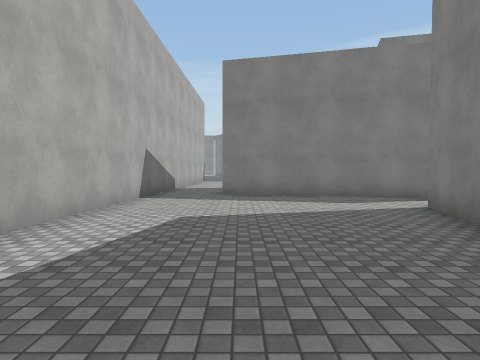
View 1 (above)

22 first-person views from a walk through a 3-D level made in the Unity game engine. The camera is 1.4 m above the floor, tilts 2° down and sees 75° across. The floor is counted in squares, 2 m on a side. Each view is taken from the middle of a square. On the plan, view 1 faces up. The plan holds only what a view shows up to about 10 squares ahead; the rest is blank. The place goes on beyond the plan. The player character is not drawn. Surface patterns are stand-ins for the level's own textures.

View 2
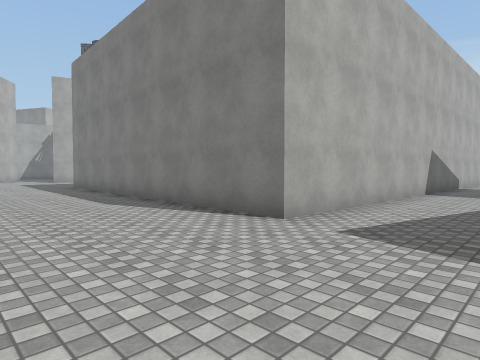

View 3
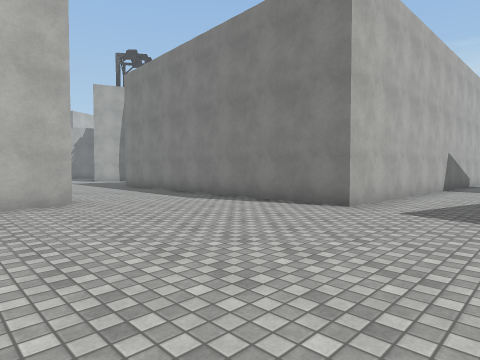

View 4
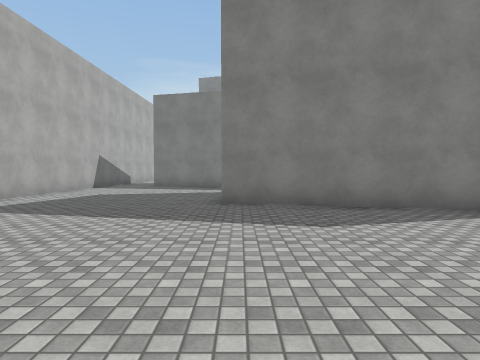

View 5
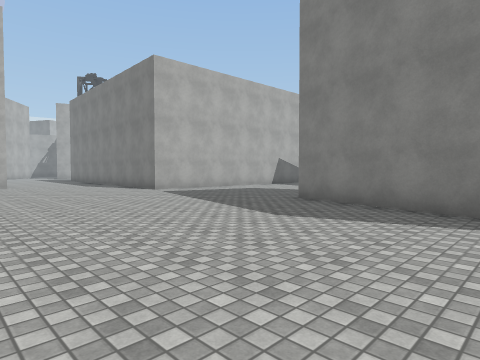

View 6
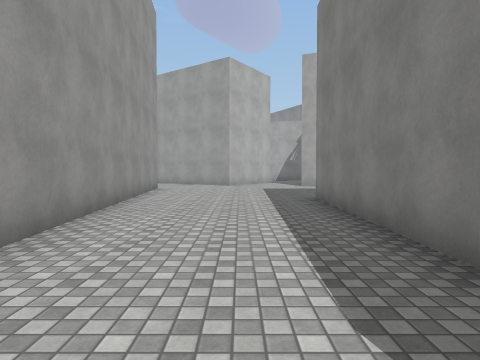

View 7
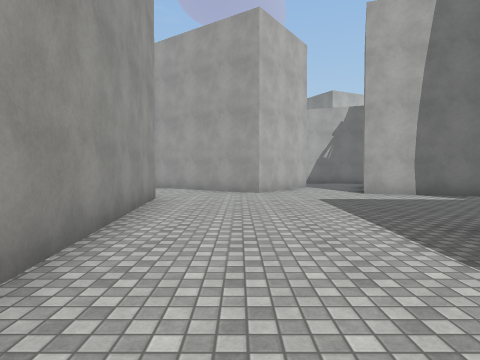

View 8
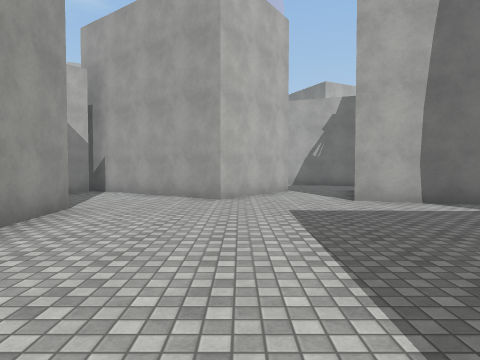

View 9
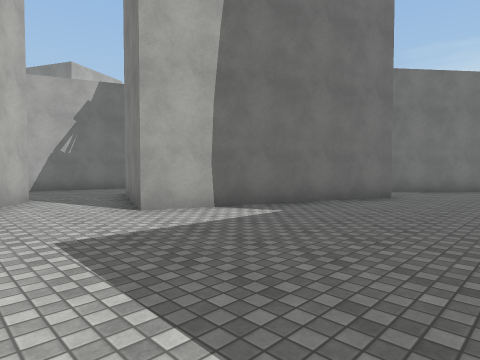

View 10
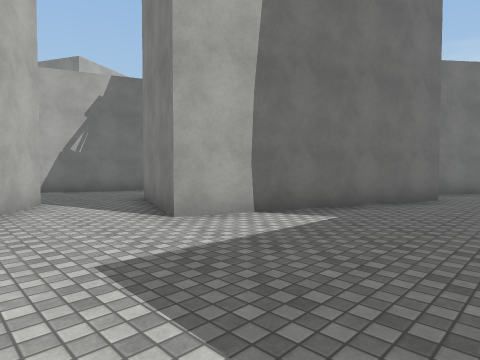

View 11
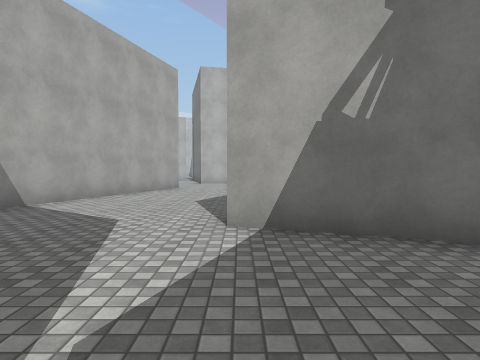

View 12
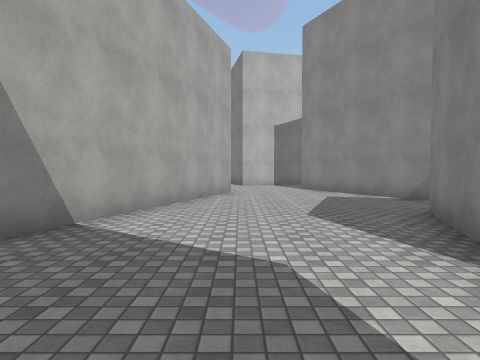

View 13
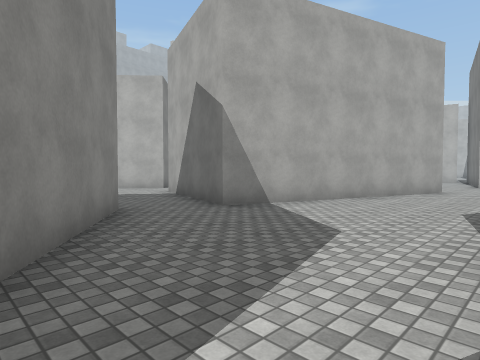

View 14
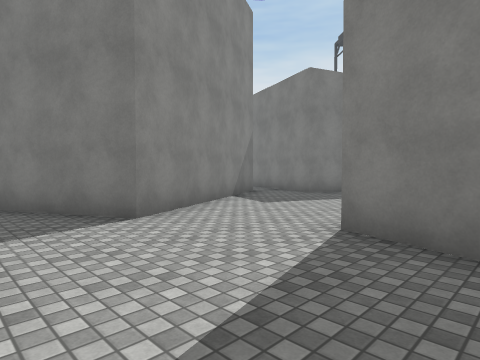

View 15
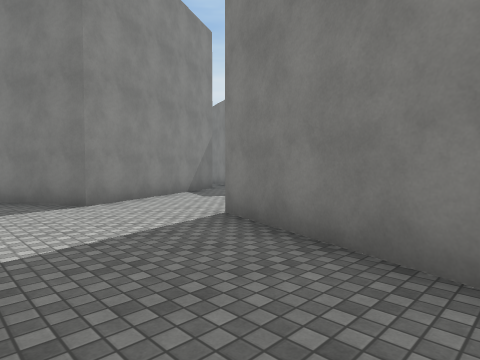

View 16
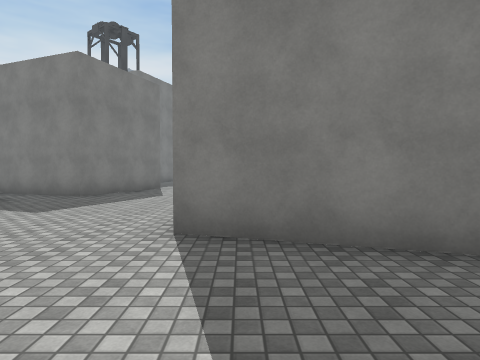

View 17
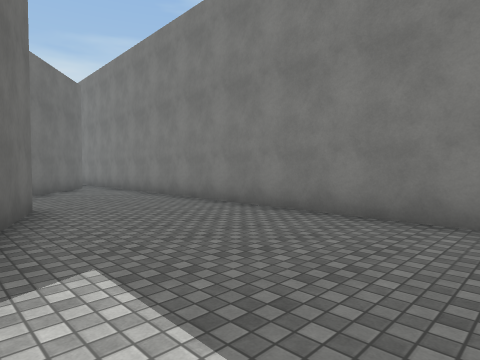

View 18
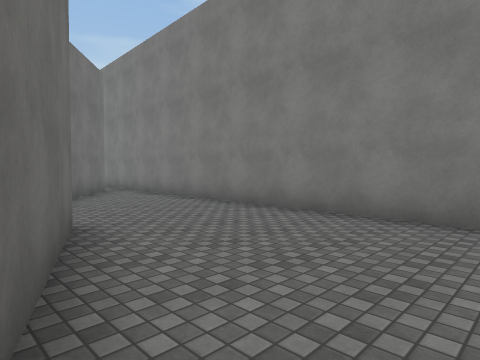

View 19
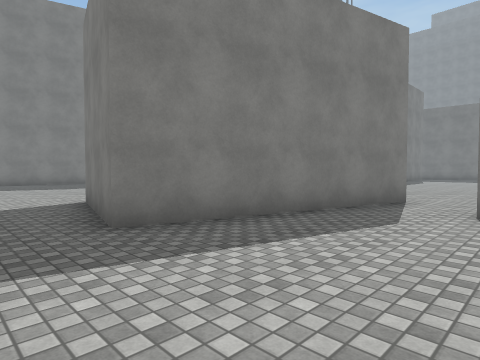

View 20
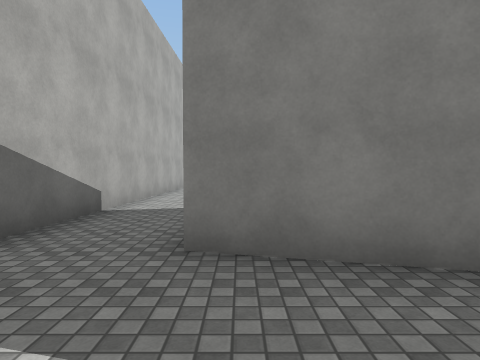

View 21
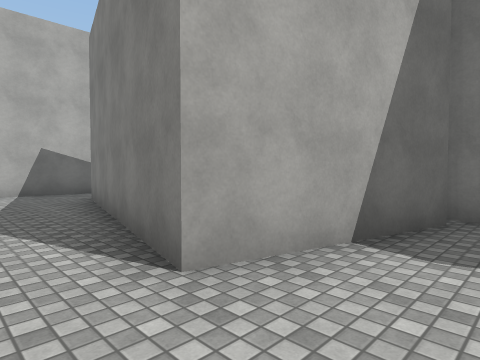

View 22
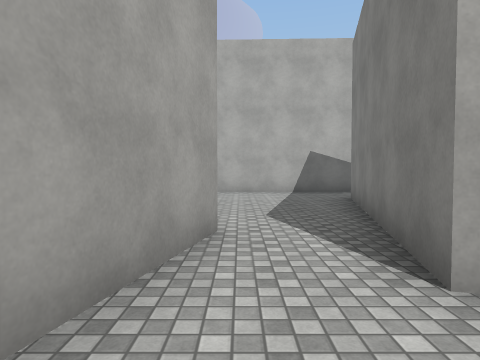

### Floor plan
Points are (right, up) in squares from view 1. A wall is a line through its corners. A room is listed if a view was taken in it or the views show most of it. See-through windows are left out.
Room 1 (views 1, 2, 3, 4, 5, 6, 7, 8, 9, 10, 17, 18, 19, 20, 21, 22)
walls: (-6.6, -1.9) (-6.5, -3.2); (-12.6, 2.5) (-12.2, 13.4); (3, 3.9) (3.5, 5.7) (5.9, 5.1); (-2.3, 12.4) (-2.6, 1.5) (-12.7, 1.9); (-16.5, -3) (-7.7, -2.1); (7.2, 1.3) (2.6, 2.4); (-15.7, 8.1) (-17.9, 2.5) (-19.3, 3); (6.1, 10.6) (5.2, 7.2) (-0.5, 8.7) (0.3, 11.9); (-20, 0.9) (-18.1, -0.4) (-21, -4.6); (-13, 14) (-16.4, 9.8)
ways out: opening at (-19, 2) to room 2; opening at (-1.5, 12); gap at (-13, 14)
Room 2 (views 11, 12, 13, 14, 15, 16)
walls: (-28.7, 4.8) (-33.9, 2.1) (-35.2, 4.7); (-25.9, 2.3) (-28, 3.1) (-26.9, 6); (-33.8, -3.8) (-32.6, -0.3) (-26, -2.4); (-24.3, -3.3) (-22.3, -0.3); (-21, 1.6) (-20, 0.9); (-19.3, 3) (-21.1, 3.7)
ways out: opening at (-19, 2) to room 1; opening at (-28, 5); opening at (-25, -3); opening at (-22.5, 1.8)

Positions as (right, up) in squares from view 1, and headings:
1: (0, 0), facing up
2: (0, -2), facing up-left
3: (0, -4), facing up-left
4: (3, -4), facing up
5: (7, -4), facing up-left
6: (-5, 0), facing left
7: (-9, -1), facing left
8: (-11, 0), facing left
9: (-13, 0), facing up-left
10: (-14, 0), facing up-left
11: (-21, 2), facing left
12: (-23, 0), facing left
13: (-22, 2), facing down-left
14: (-36, -2), facing up-right
15: (-36, -4), facing up-right
16: (-36, -1), facing right
17: (-17, 2), facing up-right
18: (-17, 4), facing up-right
19: (-2, 5), facing up-right
20: (0, 6), facing up
21: (7, 6), facing up-left
22: (7, 6), facing left
